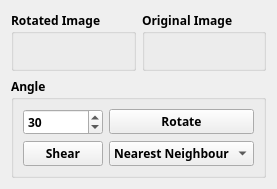
      <widget class="QWidget" name="tab_2">
       <attribute name="title">
        <string>Rotation</string>
       </attribute>
       <layout class="QGridLayout" name="gridLayout_6">
        <item row="0" column="0">
         <widget class="QGroupBox" name="groupBox_5">
          <property name="font">
           <font>
            <family>Segoe UI Black</family>
            <weight>75</weight>
            <bold>true</bold>
           </font>
          </property>
          <property name="title">
           <string>Rotated Image</string>
          </property>
          <layout class="QGridLayout" name="gridLayout_7">
           <item row="0" column="0">
            <widget class="QLabel" name="postRotated">
             <property name="maximumSize">
              <size>
               <width>700</width>
               <height>700</height>
              </size>
             </property>
             <property name="text">
              <string/>
             </property>
             <property name="scaledContents">
              <bool>true</bool>
             </property>
            </widget>
           </item>
          </layout>
         </widget>
        </item>
        <item row="0" column="1">
         <widget class="QGroupBox" name="groupBox_4">
          <property name="font">
           <font>
            <family>Segoe UI Black</family>
            <weight>75</weight>
            <bold>true</bold>
           </font>
          </property>
          <property name="title">
           <string>Original Image</string>
          </property>
          <layout class="QGridLayout" name="gridLayout_8">
           <item row="1" column="0">
            <widget class="QLabel" name="preRotated">
             <property name="maximumSize">
              <size>
               <width>700</width>
               <height>700</height>
              </size>
             </property>
             <property name="text">
              <string/>
             </property>
             <property name="scaledContents">
              <bool>true</bool>
             </property>
            </widget>
           </item>
          </layout>
         </widget>
        </item>
        <item row="1" column="0" colspan="2">
         <widget class="QGroupBox" name="groupBox_6">
          <property name="maximumSize">
           <size>
            <width>16777215</width>
            <height>125</height>
           </size>
          </property>
          <property name="font">
           <font>
            <family>Segoe UI Black</family>
            <weight>75</weight>
            <bold>true</bold>
           </font>
          </property>
          <property name="title">
           <string>Angle</string>
          </property>
          <layout class="QGridLayout" name="gridLayout_9">
           <item row="0" column="1">
            <widget class="QPushButton" name="rotateButton">
             <property name="font">
              <font>
               <family>Segoe UI Black</family>
               <weight>75</weight>
               <bold>true</bold>
              </font>
             </property>
             <property name="text">
              <string>Rotate</string>
             </property>
            </widget>
           </item>
           <item row="0" column="0">
            <widget class="QSpinBox" name="angleSpin">
             <property name="minimum">
              <number>-360</number>
             </property>
             <property name="maximum">
              <number>360</number>
             </property>
             <property name="value">
              <number>30</number>
             </property>
            </widget>
           </item>
           <item row="1" column="0">
            <widget class="QPushButton" name="sButton">
             <property name="text">
              <string>Shear</string>
             </property>
            </widget>
           </item>
           <item row="1" column="1">
            <widget class="QComboBox" name="rMethodCombo">
             <item>
              <property name="text">
               <string>Nearest Neighbour</string>
              </property>
             </item>
             <item>
              <property name="text">
               <string>Bilinear</string>
              </property>
             </item>
            </widget>
           </item>
          </layout>
         </widget>
        </item>
       </layout>
      </widget>
